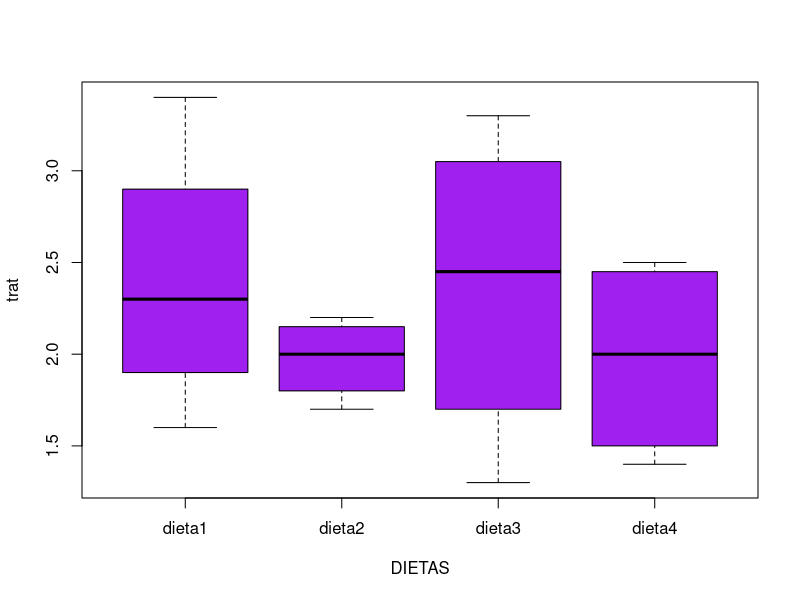

The R script that drew this image: (Note: this script raises an error after producing the figure.)
#Andrea Gzz
#1946191
#evaluar 5 dietas en individuos de 4 pesos diferentes

dieta1 <-c(2.2, 2.4, 3.4, 1.6)
dieta2 <-c(2.2, 1.9, 1.7, 2.1)
dieta3 <-c(3.3, 1.3, 2.8, 2.1)
dieta4 <-c(1.6, 2.5, 1.4, 2.4)

GP<- c(2.4, 2.2, 3.4, 1.6, 2.2, 1.9, 1.7, 2.1,
       3.3, 1.3, 2.8, 2.1, 1.6, 2.5, 1.4, 2.4)

trat <-gl(4,4,16, labels = c("dieta1","dieta2","dieta3",
                             "dieta4"))

bloques <-gl(4,4,16, labels = c("bajo","normal","sobrepeso
                               ","obesidad"))
DIETAS <- data.frame(trat,GP)

boxplot(DIETAS$GP ~ DIETAS$trat,
        col="purple",
        xlab="DIETAS",
        ylab="trat")

#analisis de varianza

##ganancia de peso en tratamientos
tapply(DIETAS$GP, DIETAS$trat, sum)

tapply(DIETAS$GP, DIETAS$trat, var)

##hay diferencias en la dieta2 a la dieta4, prueba de analisis

fligner.test(DIETAS$GP, DIETAS$trat)
bartlett.test(DIETAS$GP, DIETAS$trat)

diet.aov <- aov(DIETAS$GP ~ DIETAS$trat)
summary(diet.aov)

write.table(DIETAS,"c:/REPOSITORIO_GIT/D_experimental
/scripts/DIETAS, sep = ","")

